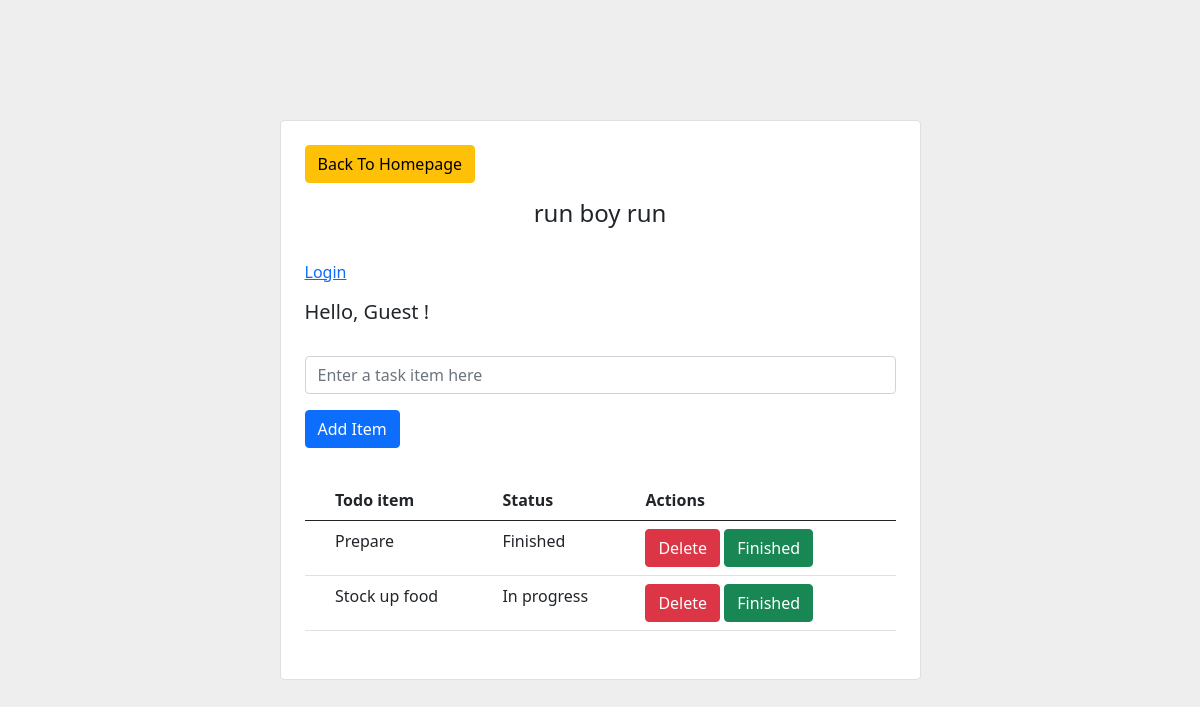
/todolistpage/15, run on an earlier commit of the app's database.
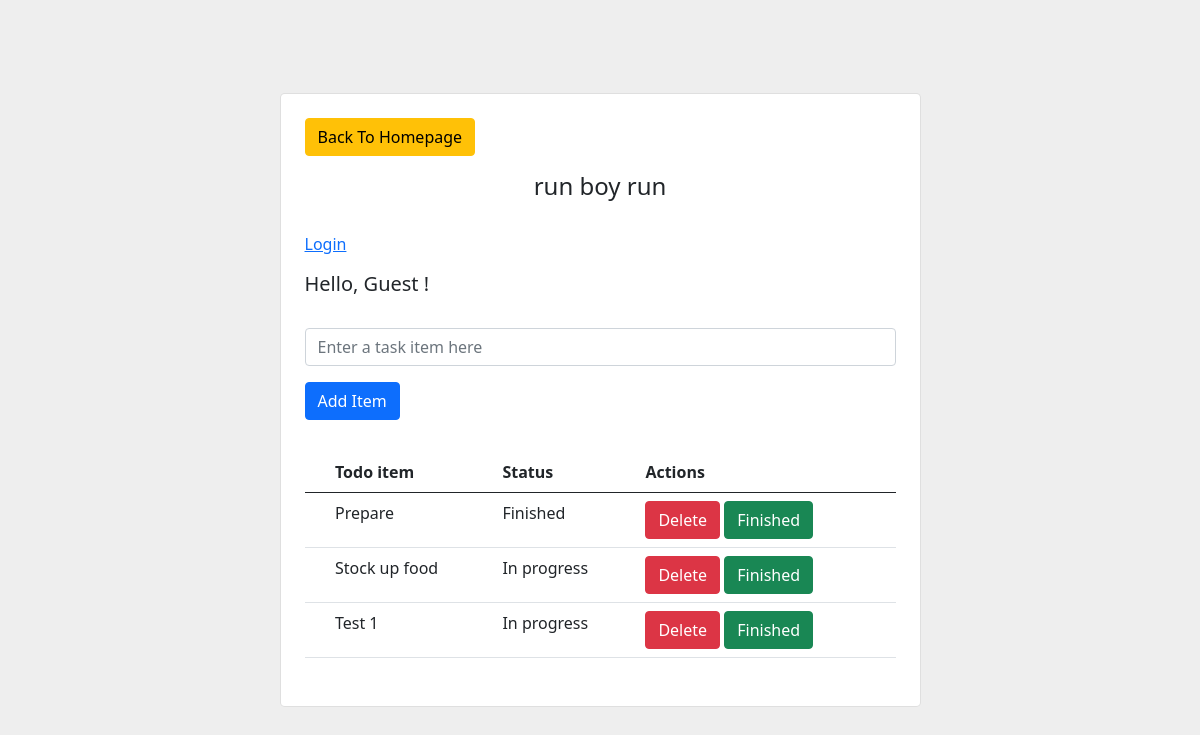
And on a later commit of the database.
### todoapp/models.py (models this page shows)
class TodoListItem(models.Model):
    content = models.TextField()
    status = models.BooleanField(default=False)
    todo = models.ForeignKey(TodoList, on_delete=models.CASCADE)

### todoapp/views.py (the view)
# urls.py: path('todolistpage/<int:i>', todolistpage, name='todolistpage'),
def todolistpage(request, i):
    todo = TodoList.objects.get(id=i)
    todo_items = TodoListItem.objects.filter(todo=todo)
    return render(request, 'todolist.html', {'todo_items': todo_items, 'todo':todo})

### templates/todolist.html (shortened to what this page needs)
<!DOCTYPE html>
<html lang="en">
    <head>
        <link href="https://cdn.jsdelivr.net/npm/bootstrap@5.0.2/dist/css/bootstrap.min.css" rel="stylesheet">
    </head>
    <body>
        <section class="vh-100" style="background-color: #eee;">
  <div class="container py-5 h-100">
    <div class="row d-flex justify-content-center align-items-center h-100">
      <div class="col col-lg-9 col-xl-7">
        <div class="card rounded-3">
          <div class="card-body p-4">
            <a href="{% url 'home' %}"><button type="button" class="btn btn-warning">Back To Homepage</button></a>
            <h4 class="text-center my-3 pb-3">{{todo.name}}</h4>
            <div class="text-left">
                {% if user.is_authenticated %}
                    <a href="{% url 'logout' %}">Logout</a>
                    <a href="{% url 'password_change' %}">Change Password</a>
                {% else %}
                    <a href="{% url 'login' %}">Login</a>
                {% endif %}
            </div>
            <h5 class="text-right my-3 pb-3">Hello, {{user.username|default:'Guest'}} !</h5>
            <form action="{% url 'additem' i=todo.id %}" method="post" class="row row-cols-lg-auto g-3 justify-content-center align-items-center mb-4 pb-2">
              <div class="col-12">
                <div class="form-outline">
                  <input type="text" id="form1" name="content" class="form-control" placeholder="Enter a task item here" />
                </div>
              </div>
              <div class="col-12">
                <button type="submit" class="btn btn-primary">Add Item</button>
              </div>
            </form>
            <table class="table mb-4">
              <thead>
                <tr>
                  <th scope="col">  </th>
                  <th scope="col">Todo item</th>
                  <th scope="col">Status</th>
                  <th scope="col">Actions</th>
                </tr>
              </thead>
              <tbody>
                {% for listitem in todo_items %}
                <tr>
                  <th scope="row"></th>
                  <td>{{listitem.content}}</td>
                  <td>{% if listitem.status == True %}Finished{% else %}In progress{% endif %}</td>
                  <td>
                    <form action="{% url 'deleteitem' i=listitem.id %}" style="display:inline">
                        <button type="submit" class="btn btn-danger">Delete</button>
                    </form>
                    <form action="{% url 'updateitem' i=listitem.id %}" style="display:inline">
                        <button type="submit" class="btn btn-success">Finished</button>
                    </form>
                  </td>
                </tr>
                {% endfor %}
              </tbody>
            </table>
          </div>
        </div>
      </div>
    </div>
  </div>
</section>
    </body>
</html>

What changed in the data, as far as the page shows it:
added TodoListItem: content "Test 1", status "In progress"
